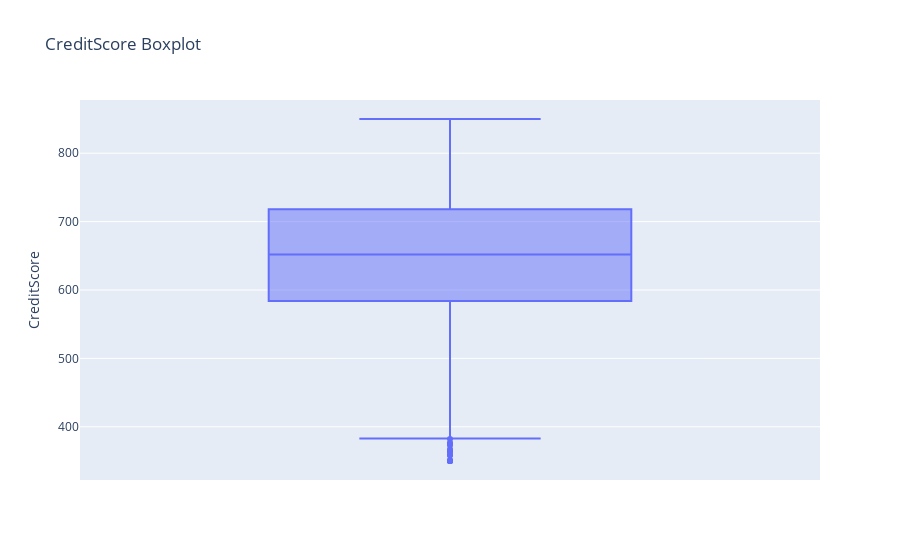

The cell this chart's notebook holds for it:
### Markdown cell above
### Exploring `CreditScore` column

### Code cell
# Distribution plot
sns.histplot(df['CreditScore'], kde=True)
plt.title('Distribution of CreditScore')
plt.xlabel('CreditScore')
plt.ylabel('Frequency')
plt.show()

# Boxplot
px.box(df, y='CreditScore', title='CreditScore Boxplot').show()

# Normality test
stat, p = normaltest(df['CreditScore'])
print(f"Normal Test statistic: {stat}, p-value: {p}")
if p > 0.05:
	print("CreditScore data appears to be normally distributed.")
else:
	print("CreditScore data does not appear to be normally distributed.")

### Figure 1 — Plotly figure (JSON) as saved in the notebook; plotly's stock layout.template omitted (floating-point values rounded to 4 significant figures; data arrays with more than 128 entries replaced by an {"elided": "..."} marker saying what was removed)
{"data": [{"alignmentgroup": "True", "hovertemplate": "CreditScore=%{y}<extra></extra>", "legendgroup": "", "marker": {"color": "#636efa"}, "name": "", "notched": false, "offsetgroup": "", "orientation": "v", "showlegend": false, "type": "box", "x0": " ", "xaxis": "x", "y": {"elided": "10000 int values"}, "y0": " ", "yaxis": "y"}], "layout": {"boxmode": "group", "legend": {"tracegroupgap": 0}, "title": {"text": "CreditScore Boxplot"}, "xaxis": {"anchor": "y", "domain": [0, 1]}, "yaxis": {"anchor": "x", "domain": [0, 1], "title": {"text": "CreditScore"}}}}
